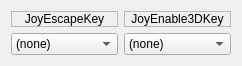
    <widget class="QWidget" name="gridLayoutWidget_41">
     <property name="geometry">
      <rect>
       <x>690</x>
       <y>130</y>
       <width>416</width>
       <height>87</height>
      </rect>
     </property>
     <layout class="QGridLayout" name="TweakGrid_2">
      <property name="sizeConstraint">
       <enum>QLayout::SizeConstraint::SetFixedSize</enum>
      </property>
      <item row="1" column="1">
       <widget class="QComboBox" name="JoyEnable3DKey">
        <item>
         <property name="text">
          <string>(none)</string>
         </property>
        </item>
        <item>
         <property name="text">
          <string>Button1</string>
         </property>
        </item>
        <item>
         <property name="text">
          <string>Button2</string>
         </property>
        </item>
        <item>
         <property name="text">
          <string>Button3</string>
         </property>
        </item>
        <item>
         <property name="text">
          <string>Button4</string>
         </property>
        </item>
        <item>
         <property name="text">
          <string>Button5</string>
         </property>
        </item>
        <item>
         <property name="text">
          <string>Button6</string>
         </property>
        </item>
        <item>
         <property name="text">
          <string>Button7</string>
         </property>
        </item>
        <item>
         <property name="text">
          <string>Button8</string>
         </property>
        </item>
        <item>
         <property name="text">
          <string>Button9</string>
         </property>
        </item>
        <item>
         <property name="text">
          <string>Button10</string>
         </property>
        </item>
        <item>
         <property name="text">
          <string>Button11</string>
         </property>
        </item>
        <item>
         <property name="text">
          <string>Button12</string>
         </property>
        </item>
        <item>
         <property name="text">
          <string>Button13</string>
         </property>
        </item>
        <item>
         <property name="text">
          <string>Button14</string>
         </property>
        </item>
        <item>
         <property name="text">
          <string>Button15</string>
         </property>
        </item>
        <item>
         <property name="text">
          <string>Button16</string>
         </property>
        </item>
        <item>
         <property name="text">
          <string>Button17</string>
         </property>
        </item>
        <item>
         <property name="text">
          <string>Button18</string>
         </property>
        </item>
        <item>
         <property name="text">
          <string>Button19</string>
         </property>
        </item>
        <item>
         <property name="text">
          <string>Button20</string>
         </property>
        </item>
        <item>
         <property name="text">
          <string>Button21</string>
         </property>
        </item>
        <item>
         <property name="text">
          <string>Button22</string>
         </property>
        </item>
        <item>
         <property name="text">
          <string>Button23</string>
         </property>
        </item>
        <item>
         <property name="text">
          <string>Button24</string>
         </property>
        </item>
        <item>
         <property name="text">
          <string>Left Mouse</string>
         </property>
        </item>
        <item>
         <property name="text">
          <string>Right Mouse</string>
         </property>
        </item>
        <item>
         <property name="text">
          <string>Middle Mouse</string>
         </property>
        </item>
       </widget>
      </item>
      <item row="1" column="0">
       <widget class="QComboBox" name="JoyEscapeKey">
        <item>
         <property name="text">
          <string>(none)</string>
         </property>
        </item>
        <item>
         <property name="text">
          <string>Button1</string>
         </property>
        </item>
        <item>
         <property name="text">
          <string>Button2</string>
         </property>
        </item>
        <item>
         <property name="text">
          <string>Button3</string>
         </property>
        </item>
        <item>
         <property name="text">
          <string>Button4</string>
         </property>
        </item>
        <item>
         <property name="text">
          <string>Button5</string>
         </property>
        </item>
        <item>
         <property name="text">
          <string>Button6</string>
         </property>
        </item>
        <item>
         <property name="text">
          <string>Button7</string>
         </property>
        </item>
        <item>
         <property name="text">
          <string>Button8</string>
         </property>
        </item>
        <item>
         <property name="text">
          <string>Button9</string>
         </property>
        </item>
        <item>
         <property name="text">
          <string>Button10</string>
         </property>
        </item>
        <item>
         <property name="text">
          <string>Button11</string>
         </property>
        </item>
        <item>
         <property name="text">
          <string>Button12</string>
         </property>
        </item>
        <item>
         <property name="text">
          <string>Button13</string>
         </property>
        </item>
        <item>
         <property name="text">
          <string>Button14</string>
         </property>
        </item>
        <item>
         <property name="text">
          <string>Button15</string>
         </property>
        </item>
        <item>
         <property name="text">
          <string>Button16</string>
         </property>
        </item>
        <item>
         <property name="text">
          <string>Button17</string>
         </property>
        </item>
        <item>
         <property name="text">
          <string>Button18</string>
         </property>
        </item>
        <item>
         <property name="text">
          <string>Button19</string>
         </property>
        </item>
        <item>
         <property name="text">
          <string>Button20</string>
         </property>
        </item>
        <item>
         <property name="text">
          <string>Button21</string>
         </property>
        </item>
        <item>
         <property name="text">
          <string>Button22</string>
         </property>
        </item>
        <item>
         <property name="text">
          <string>Button23</string>
         </property>
        </item>
        <item>
         <property name="text">
          <string>Button24</string>
         </property>
        </item>
        <item>
         <property name="text">
          <string>Left Mouse</string>
         </property>
        </item>
        <item>
         <property name="text">
          <string>Right Mouse</string>
         </property>
        </item>
        <item>
         <property name="text">
          <string>Middle Mouse</string>
         </property>
        </item>
       </widget>
      </item>
      <item row="0" column="0">
       <widget class="QLabel" name="LabelJoyEscapeKey">
        <property name="frameShape">
         <enum>QFrame::Shape::StyledPanel</enum>
        </property>
        <property name="text">
         <string>JoyEscapeKey</string>
        </property>
        <property name="alignment">
         <set>Qt::AlignmentFlag::AlignCenter</set>
        </property>
       </widget>
      </item>
      <item row="0" column="1">
       <widget class="QLabel" name="LabelJoyEnable3DKey">
        <property name="frameShape">
         <enum>QFrame::Shape::StyledPanel</enum>
        </property>
        <property name="text">
         <string>JoyEnable3DKey</string>
        </property>
        <property name="alignment">
         <set>Qt::AlignmentFlag::AlignCenter</set>
        </property>
       </widget>
      </item>
     </layout>
    </widget>
